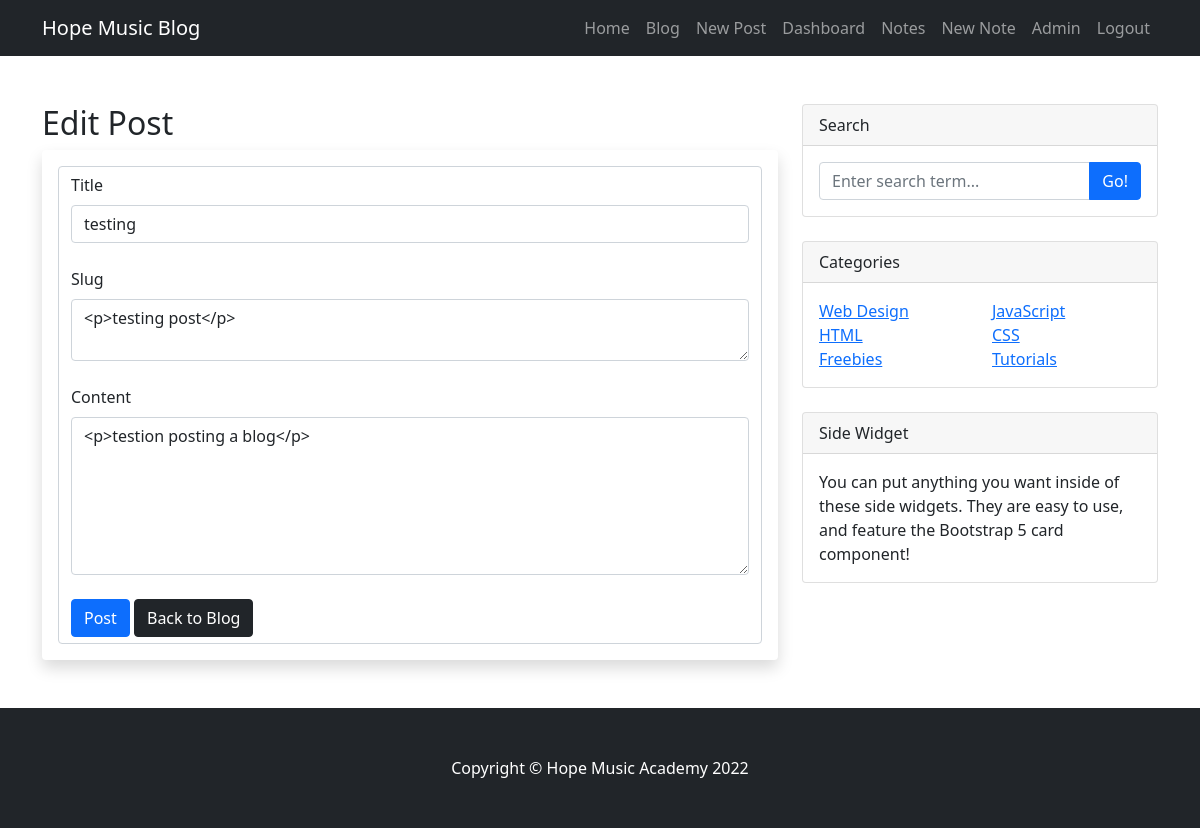
/posts/edit/1 (signed in), run on the app's committed database.
### app.py (models this page shows)
class Posts(db.Model):
    id = db.Column(db.Integer, primary_key=True)
    title = db.Column(db.String(255))
    content = db.Column(db.Text)
    date_posted = db.Column(db.DateTime, default=datetime.utcnow)
    slug = db.Column(db.Text)
    blogger_id = db.Column(db.Integer, db.ForeignKey('users.id'))
    comments = db.relationship('Comments', backref="posts", lazy=True)

### app.py (the view, shortened to what this page needs)
@app.route('/posts/edit/<int:id>', methods=['GET', 'POST'])
@login_required
def edit_post(id):
    post = Posts.query.get_or_404(id)
    form = PostForm()
    if current_user.id == post.blogger_id:
        form.title.data = post.title
        form.content.data = post.content
        form.slug.data = post.slug
        return render_template('edit_post.html', form=form)
    else:
        flash(' You are not authorize to edit this post!', 'danger')
        posts = Posts.query.order_by(Posts.date_posted)
        return render_template('posts.html', posts=posts)

### app.py
class PostForm(FlaskForm):
    title = StringField("Title", validators=[DataRequired()])
    content = CKEditorField("Content", validators=[DataRequired()])
    slug = CKEditorField("Slug", validators=[DataRequired()])
    submit = SubmitField('Post')

### app.py (called while the page is built)
@app.before_request
def before_request():
    if current_user.is_authenticated:
        current_user.last_seen = datetime.utcnow()
        db.session.commit()

@login_manager.user_loader  # load users when login
def load_user(user_id):
    return Users.query.get(int(user_id))

### templates/edit_post.html (shortened to what this page needs)
{% extends "base.html" %}
{% block content %}
    {% if current_user.is_authenticated %}
        <h2>Edit Post</h2>
        <div class="shadow p-3 mb-5 bg-body rounded">
            <form action="#" method="POST" class="form-control">
                {{ form.title.label(class="form-label") }}
                {{ form.title(class="form-control") }}
                <br />
                {{ form.slug.label(class="form-label") }}
                {{ form.slug(class="form-control") }}
                <br />
                {{ form.content.label(class="form-label") }}
                {{ form.content(class="form-control", rows= "6") }}
                <br />
                {{ form.submit(class="btn btn-primary") }}
                <a href="{{ url_for('posts') }}" class="btn btn-dark">Back to Blog</a>
            </form>
        </div>
    {% endif %}
{% endblock content %}

### data on the page
Posts: title "testing", slug "<p>testing post</p>", content "<p>testion posting a blog</p>"
